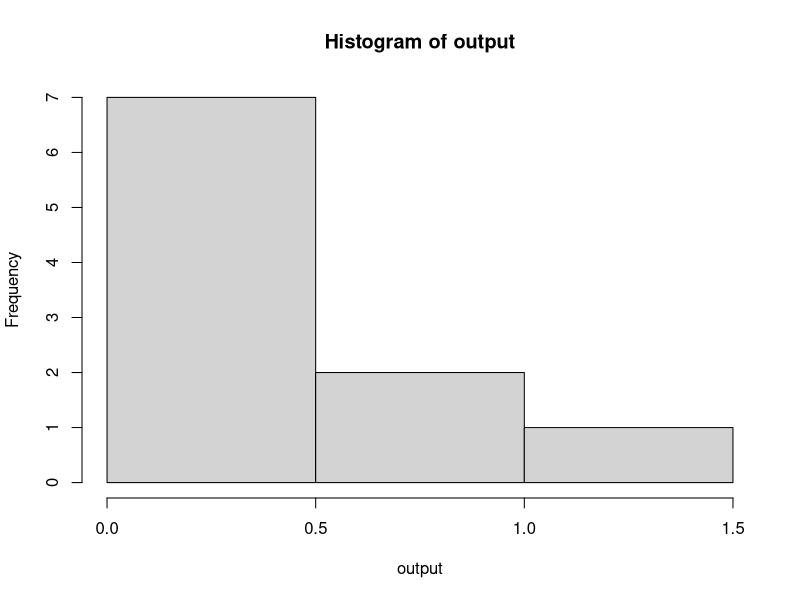
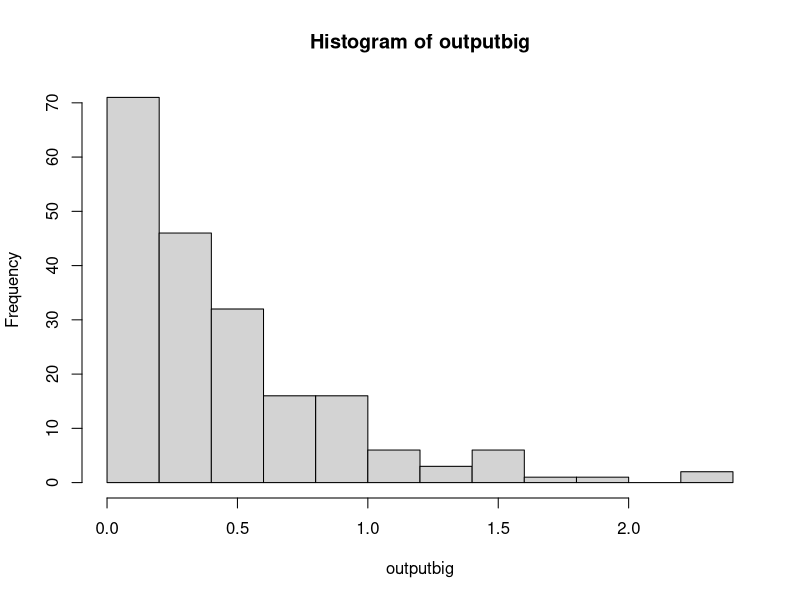
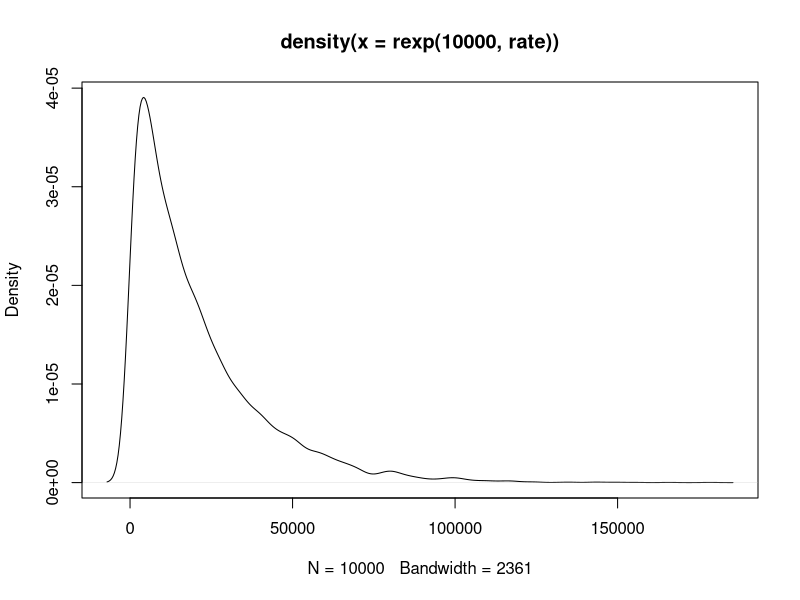
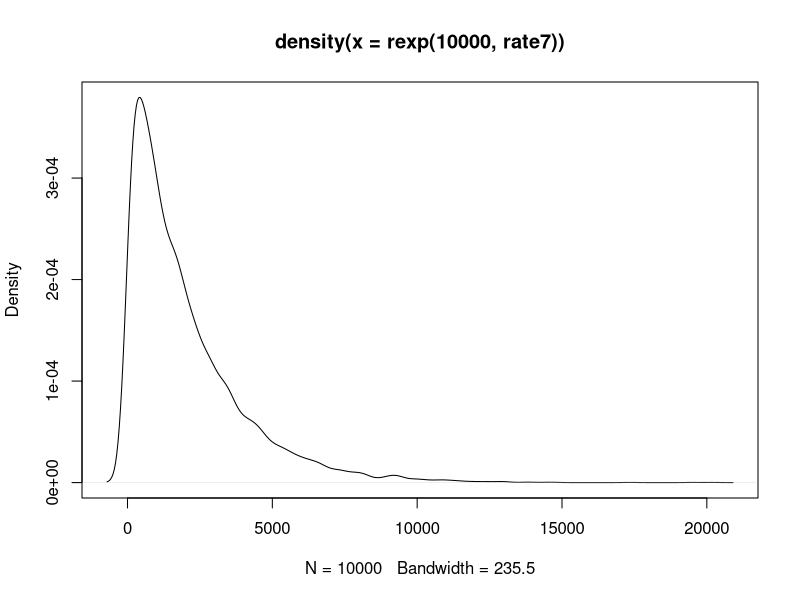

These charts were generated, in order, by the following R code:
#M200A COALESCENCE EXERCISES,Dr. Kirk Lohmueller, Fall 2015
#Hayley Stansell
#
#
getwd()
setwd("C:\\Users\\Hayley\\eeb201hayleystansell")
getwd()
#
#
?rexp
#
output<-rexp(10,2)
#[1] 0.21809588 1.70468865 1.24958590 0.03783002 0.65334166 0.31265010 0.25168173 0.32412173 0.05198139 0.64820064
output
hist(output)
#This shows that most outputs are clustering just below 0.5
outputbig<-rexp(200,2)
outputbig
mean(outputbig)
#[1] 0.4781231
hist(outputbig)
#
#
#############################################################################################Exercise FIVE###############
#
#From previous work, it seems that the rate of coalescence should be 1/2N , where 2N is number of chromosomes
#
#
#############################################################################################EXERCISE SIX###############
#
#
rate<-1/20000
mean(rexp(10000, rate))
#[1] 19712.04
##########################a) what is the average time to most recent common ancestor in your simulation?
#19712.04 generations
##########################b) what is the theoretical expectation?
#20,000 generations
##########################c) how do the values compare?
# They are very close to one another. 
##########################d) make a density plot of simulated coalescent times
??densityplot
?density
?plot
density(rexp(10000,rate))
plot(density(rexp(10000,rate)))
#Success!!
##########################e) what is the standard deviation of the coal. times?
output<-rexp(10000,rate)
density(output)
sd(output)
#[1] 20371.65
#
#
#############################################################################################EXERCISE SEVEN#############
##answer parts a-e from Q6 for this simulation
# set 2N = 2000
#
rate7<-1/2000
mean(rexp(10000, rate7))
#[1] 2009.536
##########################a) what is the average time to most recent common ancestor in your simulation?
#2009.536 generations
##########################b) what is the theoretical expectation?
#2000 generations
##########################c) how do the values compare?
# They are very close to one another, just as in Exercise Six
##########################d) make a density plot of simulated coalescent times
density(rexp(10000,rate7))
plot(density(rexp(10000,rate7)))
#Success!! ---it looks nearly identical in shape to the plot from exercise six. 
#             The largest are occupies 0-5000, 1/10 of what was seen with the simulation where 2N=20000 (0-50000). It scales up.
##########################e) what is the standard deviation of the coal. times?
output7<-rexp(10000,rate7)
density(output7)
sd(output7)
#[1] 1999.717
#
##########################f) how does TMRCA from simulations in Q6 (2N =20,000) and Q7 (2N = 2,000) compare?
#  They are both theoretically (and approximately, in simulation) equal to 2N generations.
#  With the population size in Q7 being a tenth of the size of Q6, the resulting TMRCA is similarly one tenth. 
##########################g) what can you conclude about how the population size affects the expected coalescent time?
#  The expected coalescent time appears to scale in direct proportion with population size. 
#  As population size increases or decreases one way or another, the TMRCA is expected to shift accordingly and to the same degree.
#
#
#
##############################################################################################EXERCISE EIGHT#################
#
#POISSON RANDOM VARIABLES
?rpois
#rpois is the random variable generation for the Poisson dist. (there's also dpois, ppois, qpois)
#inputs are n, lambda . n is number of values to return, and lambda is a vector of (non-neg) means
# n is number of "draws", lambda is a rate parameter for the distribution -- rate = expected value (and variance) of the dist.
#
#given rate of occurence (here, 2), over a number of intervals (here, 10) 
#     - how many occurances of an event will there be in a given interval?
rpois(10,2)
#[1] 2 2 3 3 2 3 4 3 3 1
#
#simulate to show that the expected value of a given Poisson distribution is equal to the rate paramter (lambda)
mean(rpois(10000,2))
#[1] 1.9922 ----this mean is approximately 2 (the rate)
#
#getting workable syntax
2*10
1*(10^-4)
#[1] 1e-04
#
# mu (aka lambda) = 1e-04
# coal. times from Q6 .... 2N = 20,000 . 
# what is avg. # of SNPs/geneology (the mean! from the poisson)
